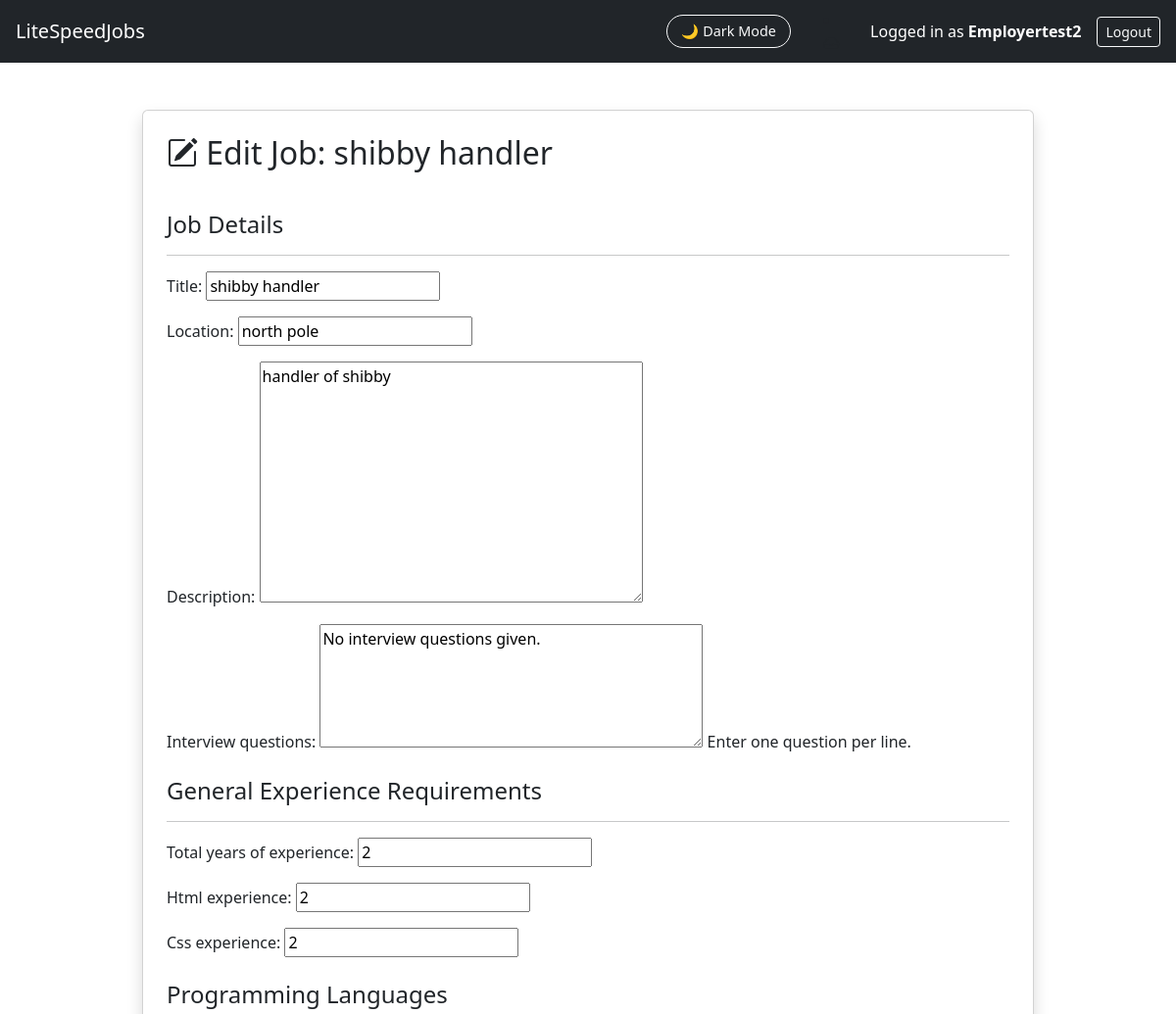
The app's page /JobFinder_app/job/1/edit/ (signed in, upper part), older data.
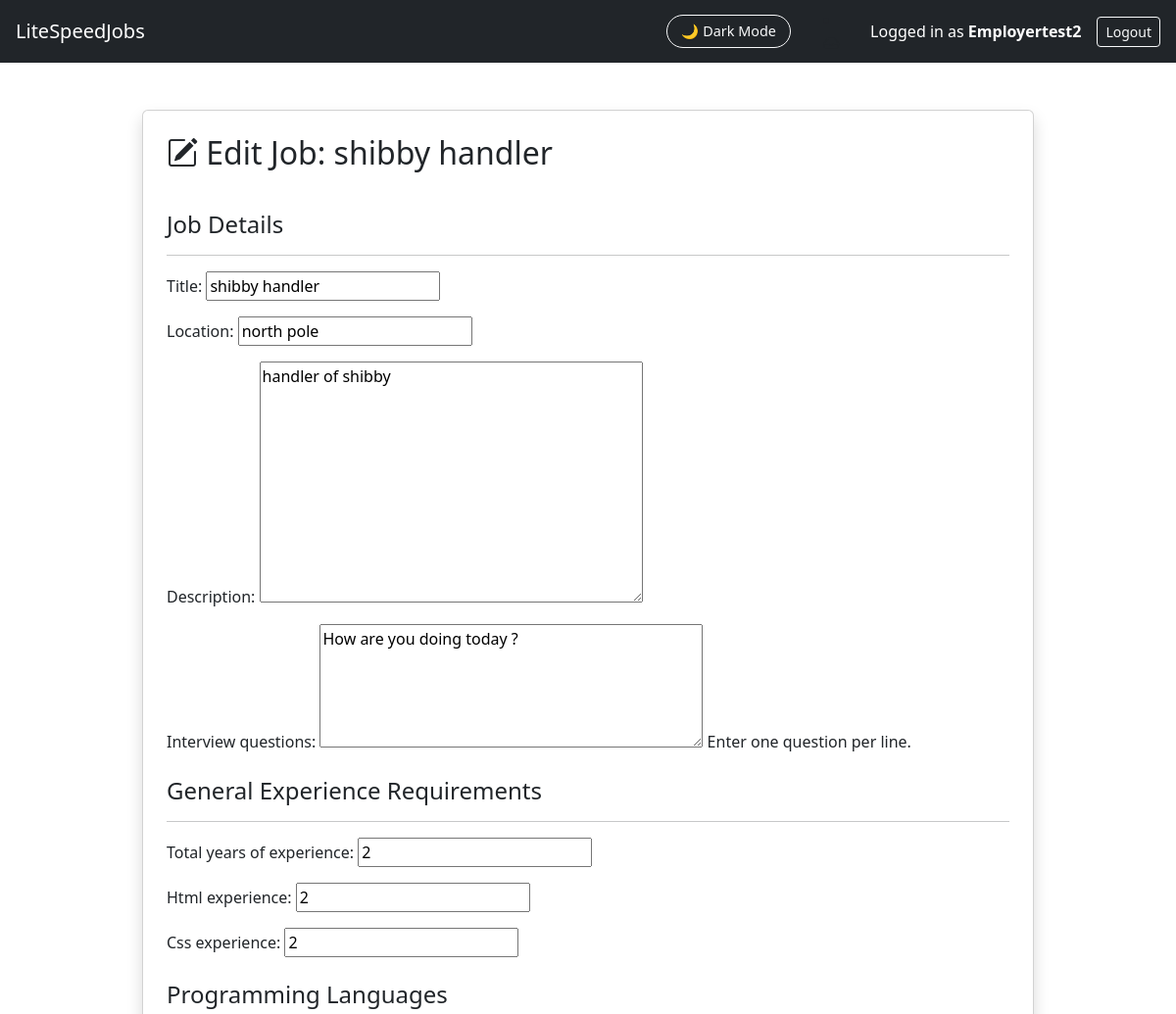
The same page, newer data.
### JobFinder_app/models.py (models this page shows, shortened)
class Job(models.Model):
    user = models.ForeignKey(User, on_delete=models.CASCADE)  # Employer account
    title = models.CharField(max_length=255)
    location = models.CharField(max_length=255, blank=True)
    description = models.TextField(blank=True, default="No description provided.")
    interview_questions = models.TextField(
        blank=True,
        help_text="Enter one question per line."
    )
    created_at = models.DateTimeField(auto_now_add=True)

### JobFinder_app/views.py (the view)
# urls.py: path("job/<int:job_id>/edit/", views.edit_job, name="edit_job"),
def edit_job(request, job_id):
    job = get_object_or_404(Job, id=job_id)
    if job.user != request.user:
        return redirect("employer_dashboard")
    req1 = job.req_one
    req2 = job.req_two
    req3 = job.req_three
    if request.method == "POST":
        job_form = JobForm(request.POST, instance=job)
        req1_form = JobRequirementOneForm(request.POST, instance=req1)
        req2_form = JobRequirementTwoForm(request.POST, instance=req2)
        req3_form = JobRequirementThreeForm(request.POST, instance=req3)
        if job_form.is_valid() and req1_form.is_valid() and req2_form.is_valid() and req3_form.is_valid():
            job_form.save()
            req1_form.save()
            req2_form.save()
            req3_form.save()
            return redirect("employer_dashboard")
    else:
        job_form = JobForm(instance=job)
        req1_form = JobRequirementOneForm(instance=req1)
        req2_form = JobRequirementTwoForm(instance=req2)
        req3_form = JobRequirementThreeForm(instance=req3)
    return render(request, "JobFinder_app/edit_job.html", {
        "job_form": job_form,
        "req1_form": req1_form,
        "req2_form": req2_form,
        "req3_form": req3_form,
        "job": job,
    })

### JobFinder_app/forms.py
class JobForm(forms.ModelForm):
    class Meta:
        model = Job
        fields = ["title", "location", "description", "interview_questions"]
        widgets = {
            "interview_questions": forms.Textarea(attrs={"rows": 5}),
        }

class JobRequirementOneForm(forms.ModelForm):
    class Meta:
        model = JobRequirementOne
        exclude = ("job",)

### JobFinder_app/templatetags/message_tags.py (called while the page is built)
@register.simple_tag
def unread_messages(user):
    if not user.is_authenticated:
        return 0
    return user.received_messages.filter(is_read=False).count()

### JobFinder_app/templates/JobFinder_app/edit_job.html (shortened to what this page needs)
{% extends "JobFinder_app/base.html" %}
{% block content %}
<div class="container mt-4">
    <div class="col-md-10 mx-auto">
        <div class="card shadow p-4">
            <h2 class="mb-3">
                <i class="bi bi-pencil-square"></i>
                Edit Job: {{ job.title }}
            </h2>
            <form method="POST">
                <h4 class="mt-4">Job Details</h4>
                <hr>
                {{ job_form.as_p }}
                <h4 class="mt-4">General Experience Requirements</h4>
                <hr>
                {{ req1_form.as_p }}
                <h4 class="mt-4">Programming Languages</h4>
            </form>
        </div>
    </div>
</div>
{% endblock %}

Row changes from the older to the newer data that the page shows:
changed Job "shibby handler": interview_questions "No interview questions given." → "How are you doing today ?"
